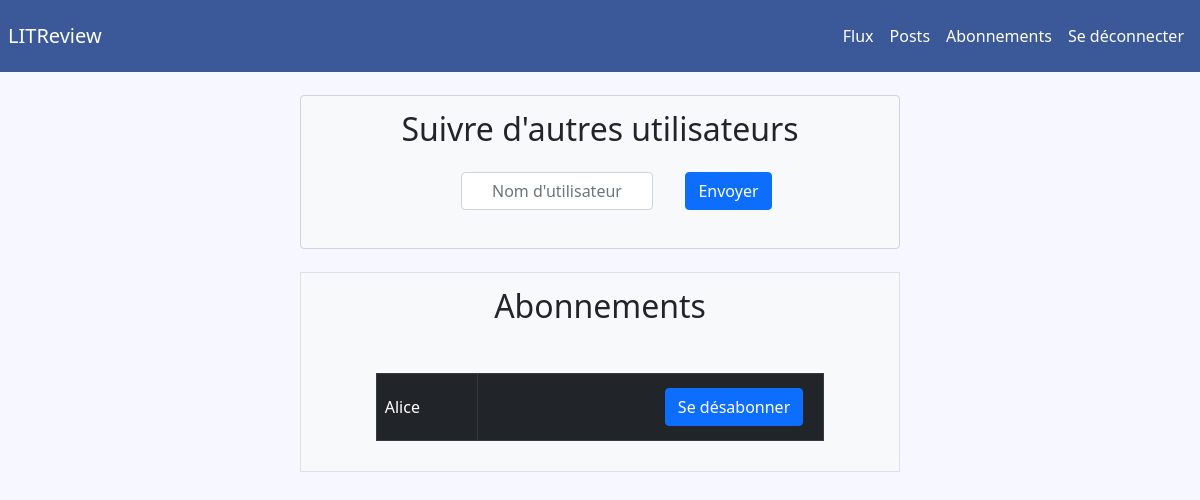
/followers/ (signed in), run on an earlier commit of the app's database.
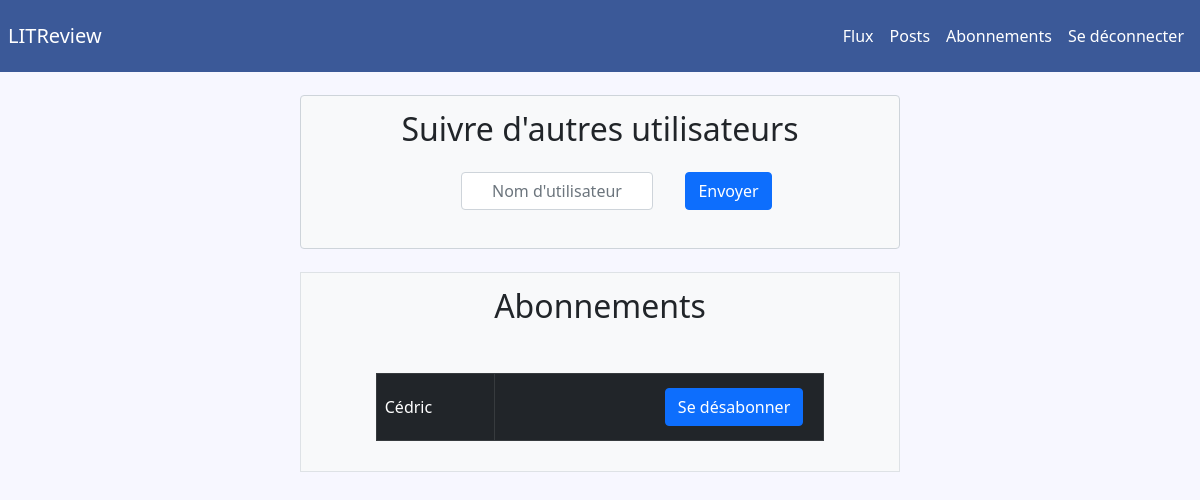
And on a later commit of the database.
### core/models.py (models this page shows)
class User(AbstractUser):
    username = models.CharField(max_length=50, unique=True)
    password = models.CharField(max_length=50, unique=False)
    USERNAME_FIELD = "username"

### following/views.py (the view, shortened to what this page needs)
# urls.py: path('followers/', login_required(following.views.FollowersPage.as_view()), name="followers"),
class FollowersPage(View):
    page = "followers.html"
    form = FollowersForm
    def get(self, request):
        form = self.form
        error = ''
        username = request.GET.get('unfollow')
        if username:
            error = unfollow_user(username)
        print(error)
        context = {
            "form": form,
            "error": error,
            "items": self.all(request.user.id),
            "followers": self.who_follow_me(request.user.id)
        }
        return render(request, self.page, context=context)
    @staticmethod
    def all(user_id):
        tab = []
        followers = Follower.objects.all().filter(user_id=user_id)
        for follower in followers:
            tab.append(User.objects.get(id=follower.followed_user_id).username)
        return tab
    @staticmethod
    def who_follow_me(user_id):
        tab = []
        followers = Follower.objects.all().filter(followed_user_id=user_id)
        for follower in followers:
            tab.append(User.objects.get(id=follower.user_id).username)
        return tab

### following/templates/followers.html
{% block header %}
    {% include 'navbar.html' %}
{% endblock header %}
{% block search_form %}
    {% include 'search_followers.html' %}
{% endblock search_form %}
{% block table_followers %}
    {% include 'table_followers.html' %}
{% endblock table_followers %}

### LITReview/templates/navbar.html (shortened to what this page needs)
{% load static %}
<html lang="fr">
<head>
    <link rel="stylesheet" type="text/css" href="{% static 'css/style.css' %}">
    <link rel="stylesheet" type="text/css" href="{% static 'css/bootstrap.css' %}">
</head>
<body class="custom-body">
    <nav class="navbar navbar-expand-lg custom-navbar">
        <div class="collapse navbar-collapse justify-content-start m-lg-2">
            <a class="navbar-brand text-white">LITReview</a>
        </div>
        {% block navbar %}
            {% if user.is_authenticated %}
                <div class="collapse navbar-collapse justify-content-end">
                    <ul class="nav navbar-nav m-lg-2">
                        <li class="nav-item active">
                            <a class="nav-link text-white" href="#">Flux</a>
                        </li>
                        <li class="nav-item">
                            <a class="nav-link text-white" href="#">Posts</a>
                        </li>
                        <li class="nav-item">
                            <a class="nav-link text-white" href="#">Abonnements</a>
                        </li>
                        <li class="nav-item">
                            <a class="nav-link text-white" href="{% url 'logout' %}">Se déconnecter</a>
                        </li>
                    </ul>
                </div>
            {% endif %}
        {% endblock navbar %}
    </nav>
</body>
</html>

### following/templates/search_followers.html (shortened to what this page needs)
<div class="d-flex justify-content-center align-items-center w-50 h-25 m-auto">
    <form class="form-control bg-light" method="post" action="{% url 'followers' %}">
        <h2 class="text-center mt-2">Suivre d'autres utilisateurs</h2>
        <div class="d-flex justify-content-center align-items-center">
            {{ form.as_p }}
            <button class="btn btn-primary" type="submit">Envoyer</button>
        </div>
    </form>
</div>

### following/templates/table_followers.html
<div class="d-flex flex-column justify-content-center align-items-center w-50 h-25 m-auto bg-light border">
    <h2 class="text-center mb-5">Abonnements</h2>
    <table class="table table-bordered table-dark w-75">
        <tbody>
            <tr>
                {% for i in items %}
                    <td scope="row" class="text-start align-middle">{{ i }}</td>
                    <td scope="row" class="text-end">
                        <form action="{% url 'followers' %}" method="get" class="form-control bg-transparent border-0">
                            <button class="btn btn-primary" type="submit" name="unfollow" value="{{ i }}">Se désabonner</button>
                        </form>
                    </td>
                {% endfor %}
            </tr>
        </tbody>
    </table>
</div>

### LITReview/static/css/style.css (style rules this page uses)
html, body { height: 100%; }
.custom-navbar { background-color: #3B5998; color: #FFFFFF; }
.custom-body { background-color: #F7F7FF; }
input::placeholder { text-align: center; }
.form-control { margin: 0 auto; }

What changed in the data, as far as the page shows it:
no longer on this page (row unchanged): User: items "Alice"
added User: items "Cédric"
Also different on the page:
new list line: "Se désabonner"
list line gone: "Se désabonner"
